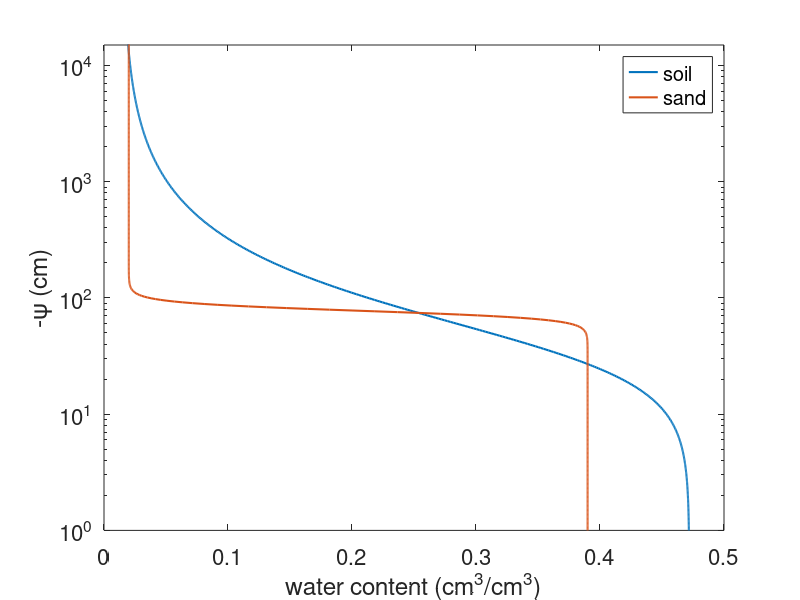

The MATLAB source for this figure:
clear all; 
close all; 
fontsize = 16; 

%1= soil, 2= sand
ths = [0.472; 0.39]; 
thr = [0.015; 0.02]; 
alpha = [0.0271; 0.013]; 
n = [1.77; 12.7]; 
m = 1-1./n; 

names = {'soil', 'sand'}; 
h = logspace(0, 7, 1000).'; 
theta = zeros(size(h)); 

for hh = 1:size(thr,1)
    for ii = 1:size(h, 1) 
            theta(ii,hh) = thr(hh)+(ths(hh)-thr(hh))/(1+(alpha(hh)*h(ii))^n(hh))^m(hh); 
    end 
end

figure; 
for hh = 1:size(n,1) 
    tt(hh) = semilogy(theta(:,hh),h,'LineWidth',1.5); hold all; 
    ylim([10^0, 1.5*10^4]);  
    set(gca, 'ytick',logspace(0,4,5)); 
    set(gca, 'xlim', [0 0.5]);
    xlabel('water content (cm^3/cm^3)')
    ylabel('-\psi (cm)')
    set(gca, 'FontSize', fontsize); 
end
legend(tt, names)

